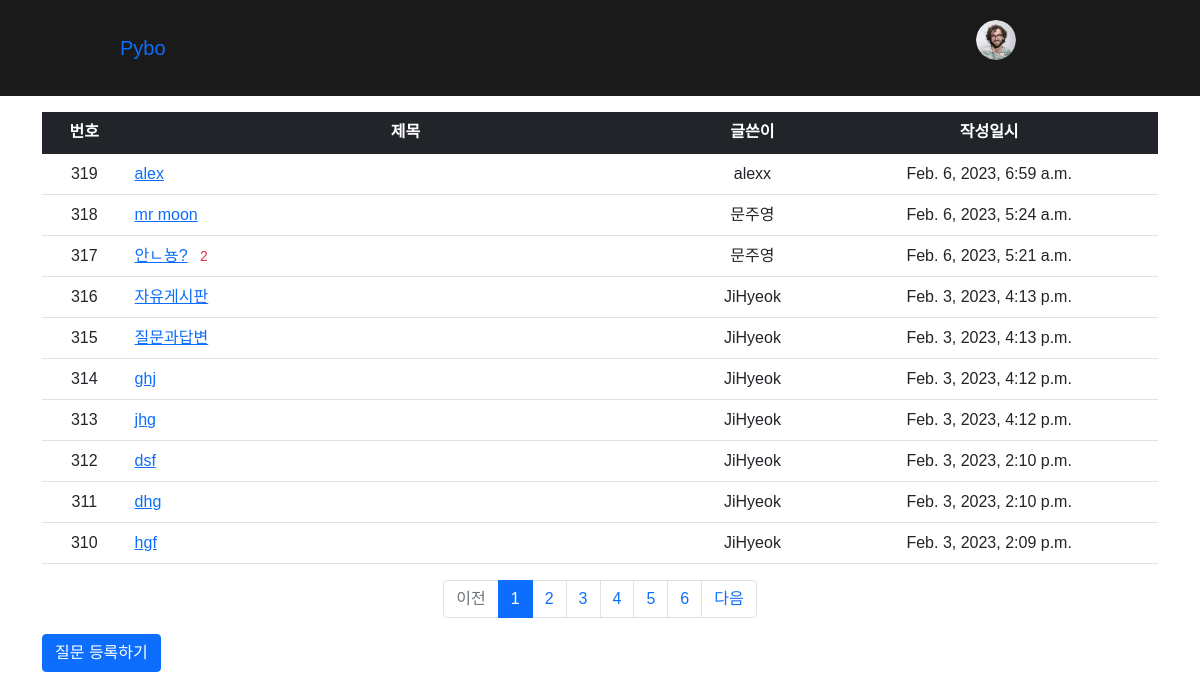
Page /pybo/alexander/ (signed in) on the committed database.
### pybo/models.py (models this page shows, shortened)
class Question(models.Model):
    modify_date = models.DateTimeField(null=True, blank=True)
    author = models.ForeignKey(User, on_delete=models.CASCADE, related_name='author_question')
    subject = models.CharField(max_length=200)
    content = models.TextField()
    create_date = models.DateTimeField()
    voter = models.ManyToManyField(User, related_name='voter_question')  # 추천인 추가
    category = models.ForeignKey(Category, on_delete=models.CASCADE, related_name='category_question')

### pybo/views.py (the view)
# urls.py: path('alexander/', views.index2, name='index2'),
def index2(request):
    page = request.GET.get('page', '1')  # 페이지
    question_list = Question.objects.order_by('-create_date')
    paginator = Paginator(question_list, 10)  # 페이지당 10개씩 보여주기
    page_obj = paginator.get_page(page)
    context = {'question_list': page_obj}
    return render(request, 'pybo/alexander_list.html', context)

### pybo/templatetags/pybo_filter.py (called while the page is built)
@register.filter
def sub(value, arg):
    return value - arg

### templates/pybo/alexander_list.html
{% extends 'base.html' %}
{% load pybo_filter %}
{% block content %}
<div class="container my-3">
    <table class="table">
        <thead>
        <tr class="text-center table-dark">
            <th>번호</th>
            <th style="width:50%">제목</th>
            <th>글쓴이</th>
            <th>작성일시</th>
        </tr>
        </thead>
        <tbody>
        {% if question_list %}
        {% for question in question_list %}
        <tr class="text-center">
            <td>
                {{ question_list.paginator.count|sub:question_list.start_index|sub:forloop.counter0|add:1 }}
            </td>
            <td class="text-start">
                <a href="{% url 'pybo:detail' question.id %}">{{ question.subject }}</a>
                {% if question.answer_set.count > 0 %}
                <span class="text-danger small mx-2">{{ question.answer_set.count }}</span>
    {% endif %}
            </td>
            <td>{{ question.author.username }}</td>
            <td>{{ question.create_date }}</td>
        </tr>
        {% endfor %}
        {% else %}
        <tr>
            <td colspan="4">질문이 없습니다.</td>
        </tr>
        {% endif %}
        </tbody>
    </table>
    <ul class="pagination justify-content-center">
        {% if question_list.has_previous %}
        <li class="page-item">
            <a class="page-link" href="?page={{ question_list.previous_page_number }}">이전</a>
        </li>
        {% else %}
        <li class="page-item disabled">
            <a class="page-link" tabindex="-1" aria-disabled="true" href="#">이전</a>
        </li>
        {% endif %}
        {% for page_number in question_list.paginator.page_range %}
        {% if page_number >= question_list.number|add:-5 and page_number <= question_list.number|add:5 %}
        {% if page_number == question_list.number %}
        <li class="page-item active" aria-current="page">
            <a class="page-link" href="?page={{ page_number }}">{{ page_number }}</a>
        </li>
        {% else %}
        <li class="page-item">
            <a class="page-link" href="?page={{ page_number }}">{{ page_number }}</a>
        </li>
        {% endif %}
        {% endif %}
        {% endfor %}
        {% if question_list.has_next %}
        <li class="page-item">
            <a class="page-link" href="?page={{ question_list.next_page_number }}">다음</a>
        </li>
        {% else %}
        <li class="page-item disabled">
            <a class="page-link" tabindex="-1" aria-disabled="true" href="#">다음</a>
        </li>
        {% endif %}
    </ul>
    <a href="{% url 'pybo:question_create' %}" class="btn btn-primary">질문 등록하기</a>
</div>
{% endblock %}

### templates/base.html (shortened to what this page needs)
{% load static %}
<!doctype html>
<html lang="ko">
<head>
    <link rel="stylesheet" type="text/css" href="{% static 'bootstrap.min.css' %}">
    <link rel="stylesheet" type="text/css" href="{% static 'style.css' %}">
</head>
<body>
{% include "navbar.html" %}
{% block content %}
{% endblock %}
</body>
</html>

### templates/navbar.html (shortened to what this page needs)
{% load static %}
<link rel="stylesheet" type="text/css" href="static/bootstrap.min.css">
<link rel="stylesheet" type="text/css" href="../static/style.css">
<div class="hero">
    <nav>
        <a class="navbar-brand" href="{% url 'pybo:index' %}">Pybo</a>
        <button class="navbar-toggler" type="button"
                data-bs-toggle="collapse"
                data-bs-target="#navbarSupportedContent"
                aria-controls="navbarSupportedContent"
                aria-expanded="false"
                aria-label="Toggle navigation">
            <span class="navbar-toggler-icon"></span>
        </button>
        <div id="navbarSupportedContent">
            <ul>
                <li>
                    {% if user.is_authenticated %}
                    <img src="{%static 'img/user.png' %}" onclick="toggleMenu()" class="user-pic" width="118px" />
                    {% else %}
                    <a class="nav-link" href="{% url 'common:login' %}">로그인</a>
                    {% endif %}
                </li>
            </ul>
    </div>
</nav>
</div>

### static/style.css (style rules this page uses)
* { margin: 0; padding: 0; font-family: 'Poppins', sans-serif; box-sizing: border-box; }
nav { background: #1a1a1a; width: 100%; padding: 10px 10%; display: flex; align-items: center; justify-content: space-between; position: relative; }
.user-pic { width: 40px; border-radius: 50%; cursor: pointer; margin-left: 30px; }
nav ul { width: 100%; text-align: right; }
nav ul li { display: inline-block; list-style: none; margin: 10px 20px; }

### rows in the picture
Question: paginator.count|sub "319", subject "alex", author.username "alexx", create_date "Feb. 6, 2023, 6:59 a.m."
Question: paginator.count|sub "318", subject "mr moon", author.username "문주영", create_date "Feb. 6, 2023, 5:24 a.m."
Question: paginator.count|sub "317", subject "안ㄴ뇽?", answer_set.count "2", author.username "문주영", create_date "Feb. 6, 2023, 5:21 a.m."
Question: paginator.count|sub "316", subject "자유게시판", author.username "JiHyeok", create_date "Feb. 3, 2023, 4:13 p.m."
Question: paginator.count|sub "315", subject "질문과답변", author.username "JiHyeok", create_date "Feb. 3, 2023, 4:13 p.m."
Question: paginator.count|sub "314", subject "ghj", author.username "JiHyeok", create_date "Feb. 3, 2023, 4:12 p.m."
Question: paginator.count|sub "313", subject "jhg", author.username "JiHyeok", create_date "Feb. 3, 2023, 4:12 p.m."
Question: paginator.count|sub "312", subject "dsf", author.username "JiHyeok", create_date "Feb. 3, 2023, 2:10 p.m."
Question: paginator.count|sub "311", subject "dhg", author.username "JiHyeok", create_date "Feb. 3, 2023, 2:10 p.m."
Question: paginator.count|sub "310", subject "hgf", author.username "JiHyeok", create_date "Feb. 3, 2023, 2:09 p.m."

### other values in the picture
{{ page_number }} "1"
{{ page_number }} "2" "3" "4" "5" "6"
